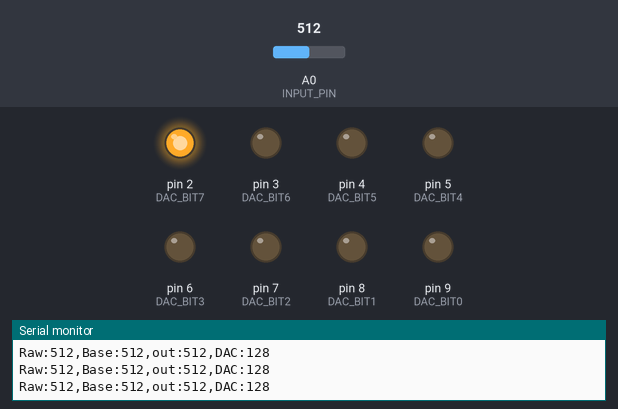
This sketch was run on a simulated Arduino Uno, built with avr-gcc and run on an emulated ATmega328P. Parts: output pins drawn as LEDs (lit = HIGH), the last lines printed to the serial monitor. Dashed ring = blinking. The test bench sets the inputs (shaded band); at power-on: A0 (INPUT_PIN) = 512.

Above: at 1.2 s.
1.3 s: A0 (INPUT_PIN) set to 511
At 2.5 s:
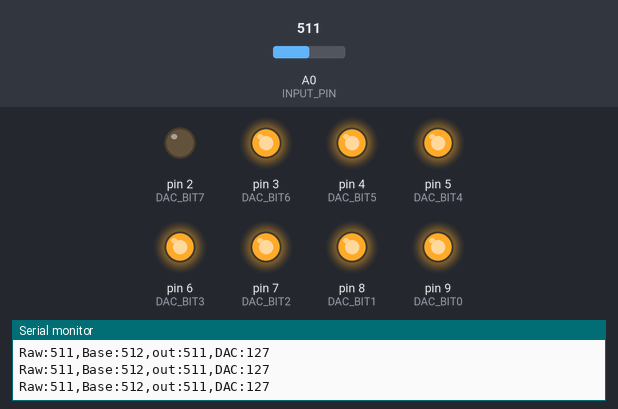
2.8 s: A0 (INPUT_PIN) set to 1023
At 4.4 s:
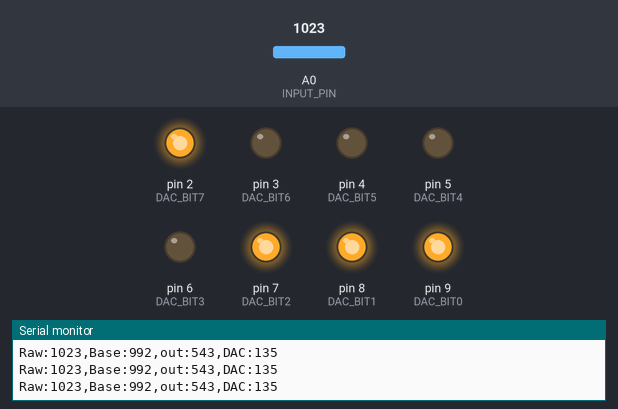
4.7 s: A0 (INPUT_PIN) set to 1019
At 5.1 s:
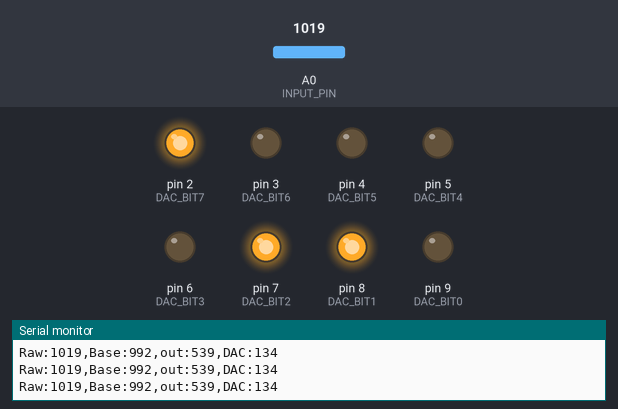
6.2 s: A0 (INPUT_PIN) set to 900
At 6.7 s:
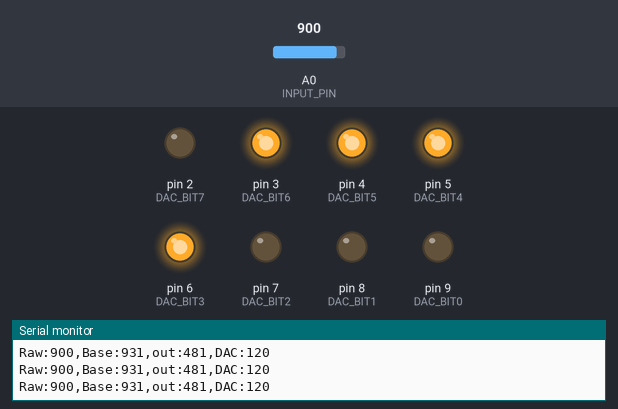
7.8 s: A0 (INPUT_PIN) set to 716
At 7.95 s:
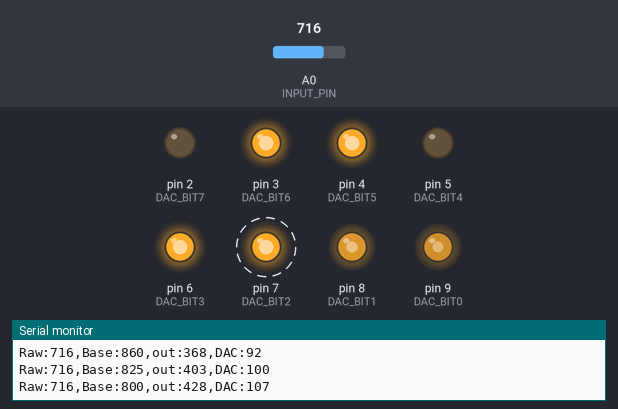
9.6 s: A0 (INPUT_PIN) set to 306
At 9.75 s:
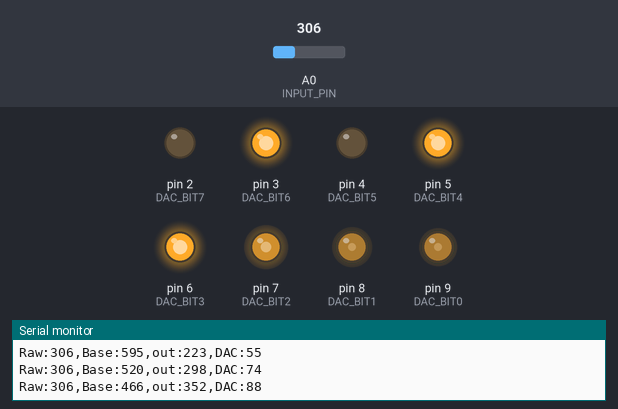
Timing chart, 0 to 12.4 s (numbered marks = the images above; inputs shaded):
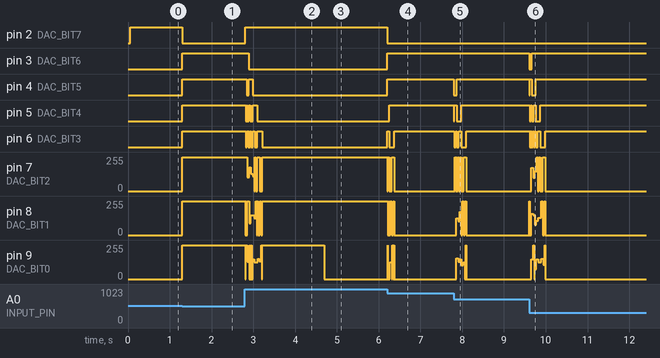

Measured:
- the behaviour switches between 512 and 511 on A0 (INPUT_PIN) (found by bisection; images 0 and 1)
- the behaviour switches between 1020 and 1019 on A0 (INPUT_PIN) (found by bisection; images 2 and 3)
- after the input at 1.3 s, pin 2 (DAC_BIT7): HIGH → LOW at once; pin 3 (DAC_BIT6), pin 4 (DAC_BIT5), pin 5 (DAC_BIT4), pin 6 (DAC_BIT3): LOW → HIGH at once; pin 7 (DAC_BIT2), pin 8 (DAC_BIT1), pin 9 (DAC_BIT0): 0/255 → 255/255 at once
- after the input at 2.8 s, pin 2 (DAC_BIT7): LOW → HIGH at once; pin 3 (DAC_BIT6): HIGH → LOW after 0.09 s
- after the input at 4.7 s, pin 9 (DAC_BIT0): 255/255 → 0/255 at once
- after the input at 6.2 s, pin 2 (DAC_BIT7): HIGH → LOW at once; pin 3 (DAC_BIT6), pin 4 (DAC_BIT5): LOW → HIGH at once; pin 5 (DAC_BIT4): LOW → HIGH after 0.05 s; pin 6 (DAC_BIT3): LOW → HIGH at once, → LOW 0.05 s later, → HIGH 0.12 s later; pin 7 (DAC_BIT2): 255/255 → 0/255 at once, → 255/255 0.11 s later, → 0/255 0.06 s later
- after the input at 7.8 s, pin 4 (DAC_BIT5): HIGH → LOW at once, → HIGH 0.07 s later; pin 5 (DAC_BIT4): HIGH → LOW at once, → HIGH 0.01 s later, → LOW 0.06 s later, → HIGH 0.10 s later
- after the input at 9.6 s, pin 3 (DAC_BIT6): HIGH → LOW at once, → HIGH 0.07 s later; pin 4 (DAC_BIT5): HIGH → LOW at once, → HIGH 0.02 s later, → LOW 0.05 s later, → HIGH 0.10 s later

The sketch:

arduino_ecg_reader_SIMPLE.ino
```cpp
/*
 * ECG Signal Reader - VERSIÓN SIMPLIFICADA
 * ===========================================
 *
 * Filtrado de baseline wandering sin distorsión
 *
 * Idea:
 * - Usar un filtro lowpass MUY simple (moving average o IIR de 1er orden)
 * - para estimar la línea base (baseline)
 * - Restar la línea base de la señal original
 * - Resultado: ECG limpio sin baseline wandering
 *
 * Ventaja:
 * - No distorsiona la forma de la onda ECG
 * - Muy simple de implementar
 * - Bajo procesamiento
 * - Mejor resultado visual
 */

// ============================================================================
// CONFIGURACIÓN
// ============================================================================

#define INPUT_PIN      A0
#define DAC_BIT0       9
#define DAC_BIT1       8
#define DAC_BIT2       7
#define DAC_BIT3       6
#define DAC_BIT4       5
#define DAC_BIT5       4
#define DAC_BIT6       3
#define DAC_BIT7       2

#define BAUD_RATE      9600
#define SAMPLE_RATE    250
#define SAMPLE_TIME    4

// Parámetro de filtro exponencial para la línea base
// Más bajo = cambios más lentos = baseline más estable
// Rango: 1-100
// Recomendación ECG: 5-15
#define ALPHA_BASELINE 8         // Factor de suavizado (1-255, más bajo = más suave)

// ============================================================================
// VARIABLES GLOBALES
// ============================================================================

int32_t rawValue        = 0;
int32_t baseline_smooth = 512;   // Estimación de la línea base (inicia en 512)
int32_t filtered_output = 0;
uint8_t dacValue        = 128;
unsigned long lastSampleTime = 0;
uint16_t sampleCount    = 0;

// ============================================================================
// SETUP
// ============================================================================

void setup() {
  // Configurar pines
  pinMode(INPUT_PIN, INPUT);
  pinMode(DAC_BIT0, OUTPUT);
  pinMode(DAC_BIT1, OUTPUT);
  pinMode(DAC_BIT2, OUTPUT);
  pinMode(DAC_BIT3, OUTPUT);
  pinMode(DAC_BIT4, OUTPUT);
  pinMode(DAC_BIT5, OUTPUT);
  pinMode(DAC_BIT6, OUTPUT);
  pinMode(DAC_BIT7, OUTPUT);

  Serial.begin(BAUD_RATE);

  Serial.println("=== ECG Signal Reader - SIMPLIFIED ===");
  Serial.print("Sampling Rate: ");
  Serial.print(SAMPLE_RATE);
  Serial.println(" Hz");
  Serial.println("Filter: Moving Average Baseline Removal");
  Serial.println("Starting...");
}

// ============================================================================
// LOOP PRINCIPAL
// ============================================================================

void loop() {
  unsigned long currentTime = millis();

  if (currentTime - lastSampleTime >= SAMPLE_TIME) {
    lastSampleTime = currentTime;

    // ========== PASO 1: LECTURA ==========
    rawValue = analogRead(INPUT_PIN);

    // ========== PASO 2: ACTUALIZAR ESTIMACIÓN DE LÍNEA BASE ==========
    // Usar filtro exponencial de 1er orden para suavizar la línea base
    // Fórmula: baseline_new = baseline_old + alpha * (raw - baseline_old)
    // alpha pequeño = cambios lentos = baseline muy estable
    // alpha grande = cambios rápidos = baseline sigue más de cerca

    int32_t error = rawValue - baseline_smooth;
    baseline_smooth += (error * ALPHA_BASELINE) / 256;

    // Saturar baseline para evitar valores fuera de rango
    if (baseline_smooth < 0) baseline_smooth = 0;
    if (baseline_smooth > 1023) baseline_smooth = 1023;

    // ========== PASO 3: RESTAR LÍNEA BASE ==========
    // Señal_limpia = Señal_cruda - Línea_base_estimada
    // Esto elimina el baseline wandering
    int32_t signal_no_baseline = rawValue - baseline_smooth;  // Rango: -1023 a +1023

    // Centrar en 512 para que oscile alrededor del centro del rango DAC
    filtered_output = signal_no_baseline + 512;  // Rango: -511 a +1535

    // Saturar al rango válido del DAC
    if (filtered_output < 0) filtered_output = 0;
    if (filtered_output > 1023) filtered_output = 1023;

    // ========== PASO 4: MAPEAR A 8 BITS ==========
    // Convertir de rango 0-1023 a 0-255 para el DAC de 8 bits
    dacValue = filtered_output >> 2;  // Divide por 4

    // ========== PASO 5: ESCRIBIR EN DAC R2R ==========
    writeDAC8Bit(dacValue);

    // ========== PASO 6: MONITOREO ==========
    sampleCount++;
    if (sampleCount >= 10) {
      sampleCount = 0;

      Serial.print("Raw:");
      Serial.print(rawValue, DEC);
      Serial.print(",Base:");
      Serial.print(baseline_smooth, DEC);
      Serial.print(",out:");
      Serial.print(filtered_output, DEC);
      Serial.print(",DAC:");
      Serial.println(dacValue, DEC);
    }
  }
}

// ============================================================================
// FUNCIÓN PARA ESCRIBIR EN DAC R2R DE 8 BITS
// ============================================================================

void writeDAC8Bit(uint8_t value) {
  digitalWrite(DAC_BIT7, (value >> 7) & 1);
  digitalWrite(DAC_BIT6, (value >> 6) & 1);
  digitalWrite(DAC_BIT5, (value >> 5) & 1);
  digitalWrite(DAC_BIT4, (value >> 4) & 1);
  digitalWrite(DAC_BIT3, (value >> 3) & 1);
  digitalWrite(DAC_BIT2, (value >> 2) & 1);
  digitalWrite(DAC_BIT1, (value >> 1) & 1);
  digitalWrite(DAC_BIT0,  value       & 1);
}

// ============================================================================
// EXPLICACIÓN DEL ALGORITMO
// ============================================================================
/*

PROBLEMA:
- El filtro IIR Butterworth highpass de orden 4 es MUY agresivo
- Distorsiona la forma de la onda ECG
- Produce señal "fea" en el osciloscopio

SOLUCIÓN:
- En lugar de eliminar todo lo que esté bajo 0.5 Hz,
- Solo estimamos y removemos la línea base (baseline)
- El baseline wandering típicamente cambia MUY lentamente (~0.1 Hz)
- Usamos una media móvil exponencial para estimarlo
- Y lo restamos de la señal original

VENTAJAS:
✓ Preserva completamente la forma de la onda ECG
✓ Solo elimina el drift lento
✓ Mucho más simple que IIR orden 4
✓ Menos distorsión
✓ Mejor visual en osciloscopio

PARÁMETRO CLAVE: ALPHA_BASELINE
- Muy bajo (1-3): Baseline muy estable, pero lento para adaptarse a cambios
- Medio (5-15): Balance: estable pero responde a cambios lentos
- Alto (20-50): Responde rápido, pero menos estable

RECOMENDACIÓN PARA ECG:
- ALPHA_BASELINE = 8 (por defecto)
- Si hay mucho baseline drift lento: aumentar a 10-15
- Si la línea base es muy ruidosa: bajar a 3-5

MONITOREO SERIAL:
Raw: Entrada ADC (0-1023)
Base: Estimación de la línea base suavizada
out: Señal sin baseline (output antes de mapear a DAC)
DAC: Valor final para el convertidor D/A (0-255)

VISUALIZACIÓN:
- Raw debe mostrar oscilaciones ECG CON baseline drift
- Base debe ser una línea suave que sigue lentamente el drift
- out debe mostrar las oscilaciones ECG SIN el drift (centrado en ~512)
- DAC es out pero en rango 0-255

*/
```
